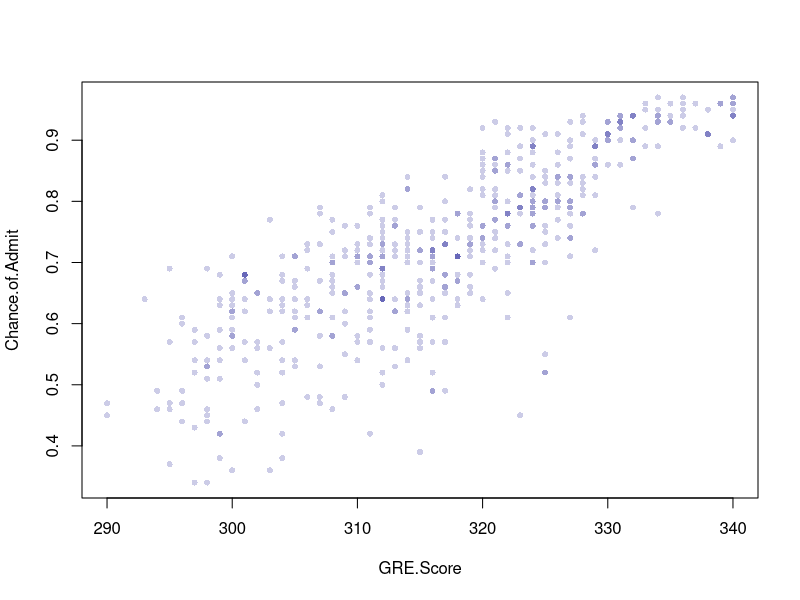
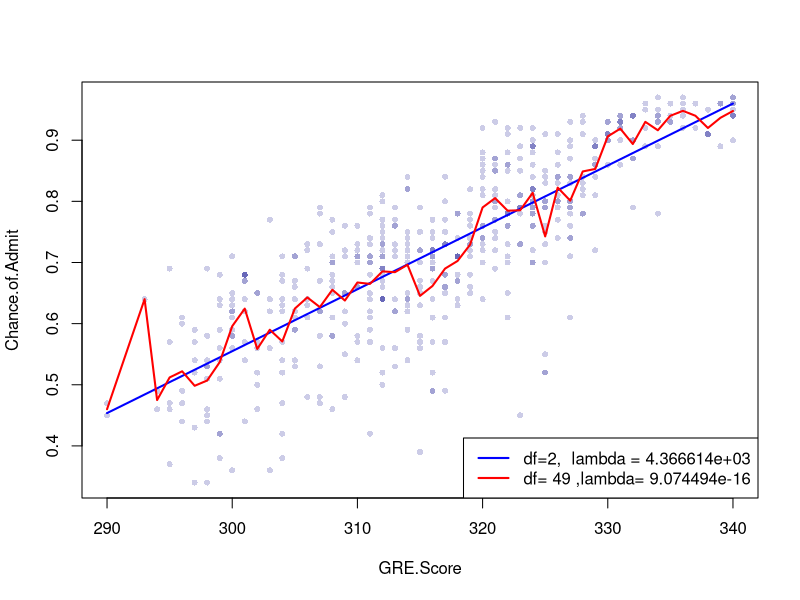
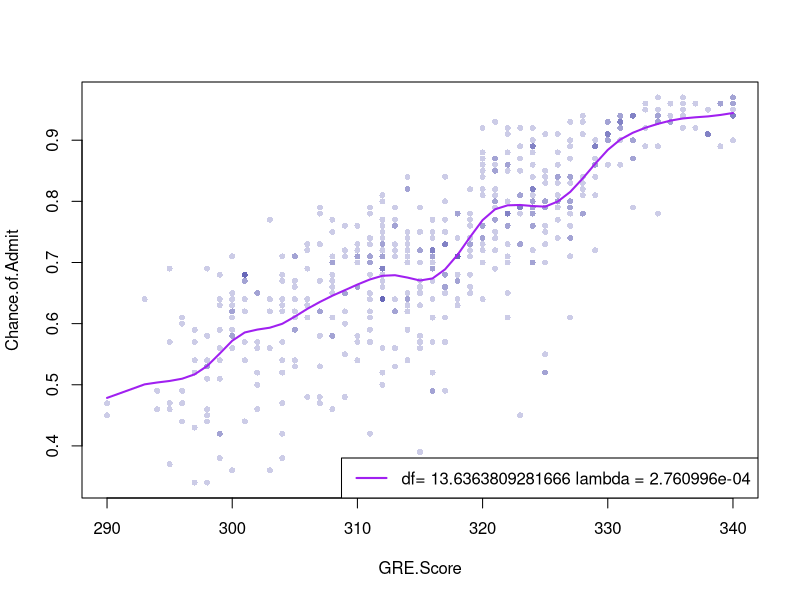
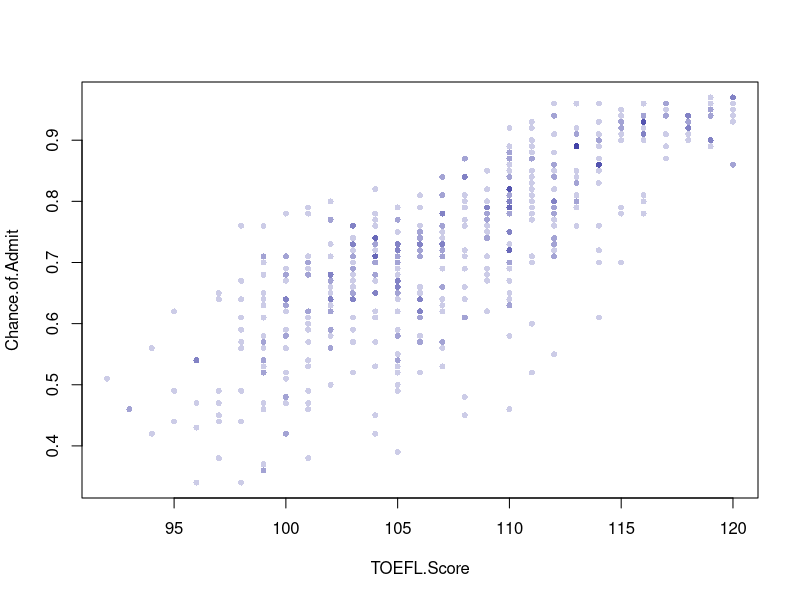
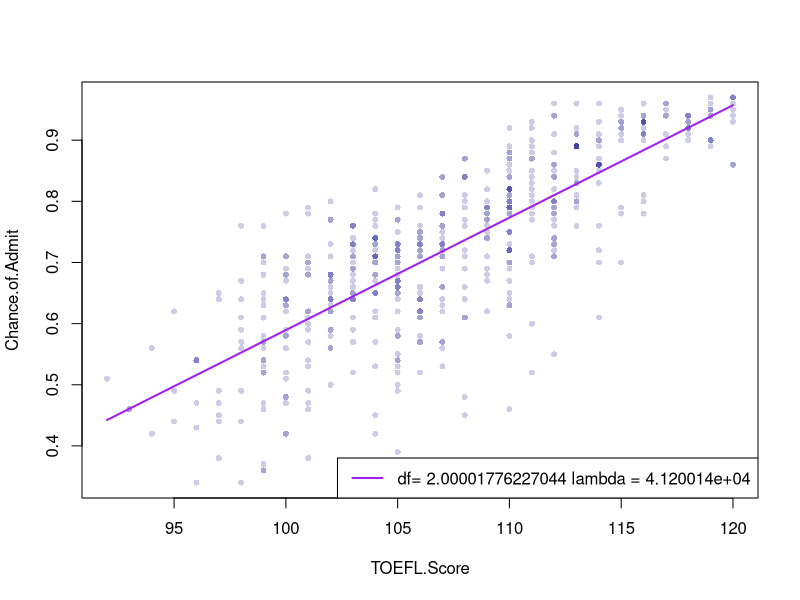
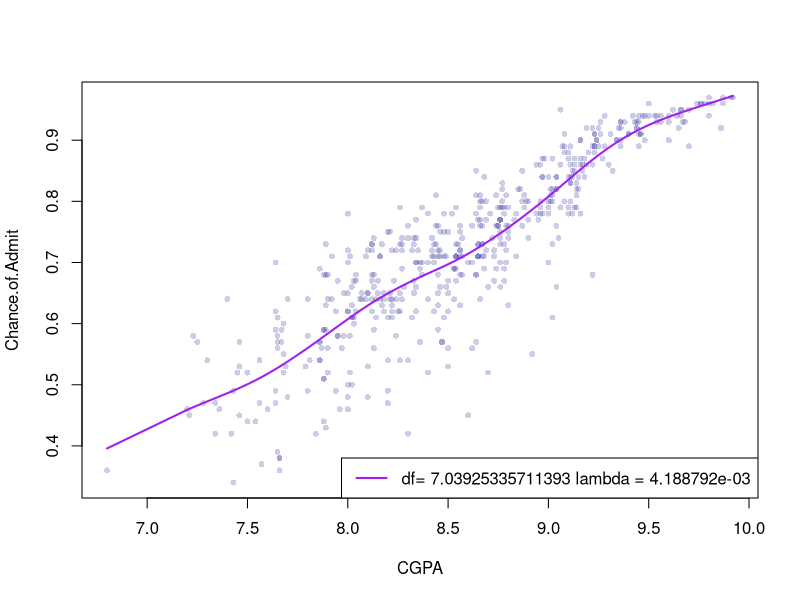
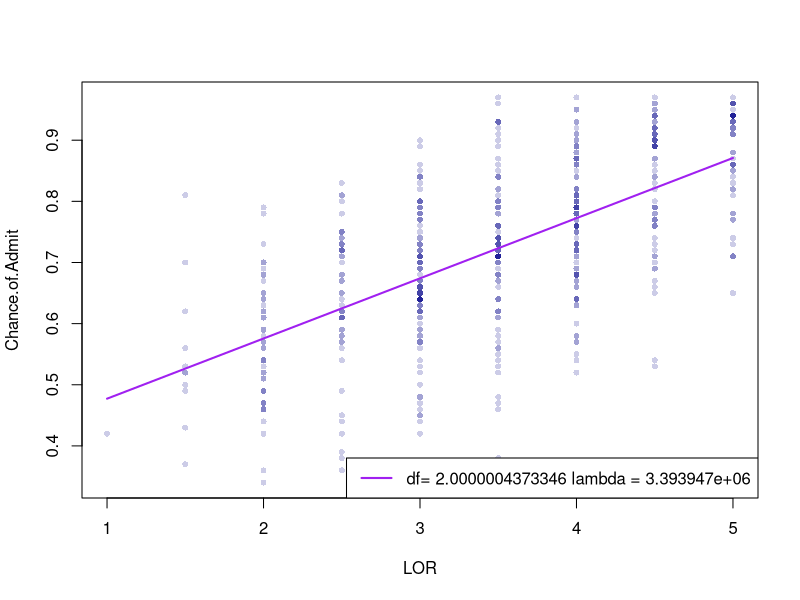
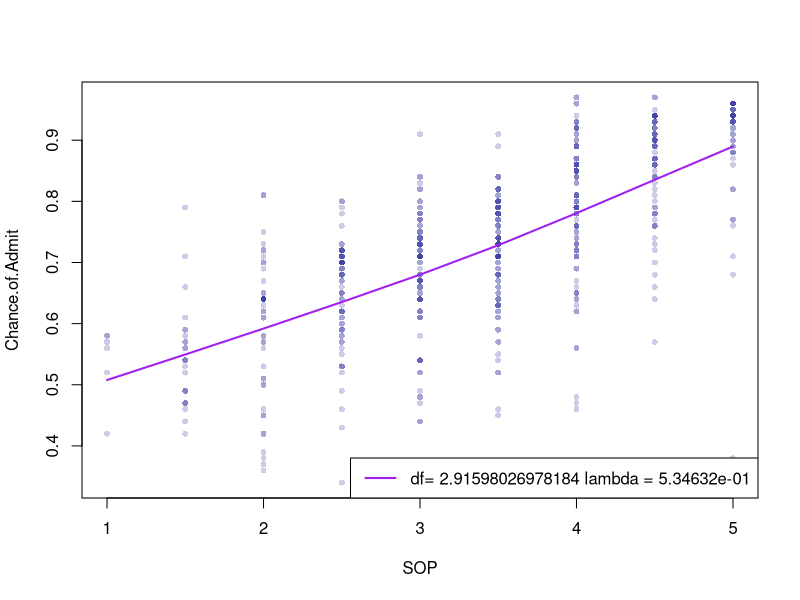

The R source for these figures, in order:
## ---- chunk 1
knitr::opts_chunk$set(echo = TRUE)
## ---- chunk 2


data <- read.csv(file = './data/admission.csv',sep=',')


head(data,10)

## ---- chunk 3
library(scales)
xlabel = 'GRE.Score'
ylabel = 'Chance.of.Admit'
x <- data$GRE.Score
y <- data$Chance.of.Admit
plot(x,y,xlab = xlabel,ylab = ylabel,type = "p",col=alpha('darkblue', 0.2),pch =16,cex=0.8)

## ---- chunk 4
n = length(unique(x))

spline_A <- smooth.spline(x,y,df = 2,all.knots = TRUE)
spline_B <- smooth.spline(x,y,df = n,all.knots = TRUE)

print(spline_A)
print(spline_B)
plot(x,y,xlab = xlabel,ylab = ylabel,type = "p",col=alpha('darkblue', 0.2),pch =16,cex=0.8)
lines(spline_A,lwd=2,col="blue")
lines(spline_B,lwd=2,col="red")
legend("bottomright", c(paste("df=2, ",'lambda',"=",format(spline_A$lambda,scientific = TRUE)),paste("df=",n, ",lambda=",format(spline_B$lambda,scientific = TRUE))) ,col=c("blue","red"),lwd=2)

## ---- chunk 5
GRE_fit <- smooth.spline(x, y,all.knots = TRUE)
GRE_fit
## ---- chunk 6
plot(x,y,xlab = xlabel,ylab = ylabel,type = "p",col=alpha('darkblue', 0.2),pch =16,cex=0.8)
lines(GRE_fit,lwd=2,col="purple")
legend("bottomright",paste("df=",GRE_fit$df ,'lambda',"=",format(GRE_fit$lambda,scientific = TRUE)),col="purple",lwd=2)

## ---- chunk 7
xlabel <- 'TOEFL.Score'
ylabel <- 'Chance.of.Admit'
x <- data$TOEFL.Score
y <- data$Chance.of.Admit
plot(x,y,xlab = xlabel,ylab = ylabel,type = "p",col=alpha('darkblue', 0.2),pch =16,cex=0.8)
## ---- chunk 8

TOEFL_fit <- smooth.spline(x, y,all.knots = TRUE)
print(TOEFL_fit)
plot(x,y,xlab = xlabel,ylab = ylabel,type = "p",col=alpha('darkblue', 0.2),pch =16,cex=0.8)
lines(TOEFL_fit,lwd=2,col="purple")
legend("bottomright",paste("df=",TOEFL_fit$df ,'lambda',"=",format(TOEFL_fit$lambda,scientific = TRUE)),col="purple",lwd=2)

## ---- chunk 9

plot(x= data$CGPA,
     y= data$Chance.of.Admit,
     xlab = 'CGPA',
     ylab = 'Chance.of.Admit',
     type = "p",
     col=alpha('darkblue', 0.2),
     pch =16,cex=0.8)

fit <- smooth.spline(x=data$CGPA,
                     y= data$Chance.of.Admit,
                     all.knots = TRUE)
print(fit)
lines(fit,lwd=2,col="purple")
legend("bottomright",paste("df=",fit$df ,'lambda',"=",format(fit$lambda,scientific = TRUE)),col="purple",lwd=2)

## ---- chunk 10

plot(x= data$LOR,
     y= data$Chance.of.Admit,
     xlab = 'LOR',
     ylab = 'Chance.of.Admit',
     type = "p",
     col=alpha('darkblue', 0.2),
     pch =16,cex=0.8)

fit <- smooth.spline(x=data$LOR,
                     y= data$Chance.of.Admit,
                     all.knots = TRUE)
print(fit)
lines(fit,lwd=2,col="purple")
legend("bottomright",paste("df=",fit$df ,'lambda',"=",format(fit$lambda,scientific = TRUE)),col="purple",lwd=2)

## ---- chunk 11

plot(x= data$SOP,
     y= data$Chance.of.Admit,
     xlab = 'SOP',
     ylab = 'Chance.of.Admit',
     type = "p",
     col=alpha('darkblue', 0.2),
     pch =16,cex=0.8)

fit <- smooth.spline(x=data$SOP,
                     y= data$Chance.of.Admit,
                     all.knots = TRUE)
print(fit)
lines(fit,lwd=2,col="purple")
legend("bottomright",paste("df=",fit$df ,'lambda',"=",format(fit$lambda,scientific = TRUE)),col="purple",lwd=2)

